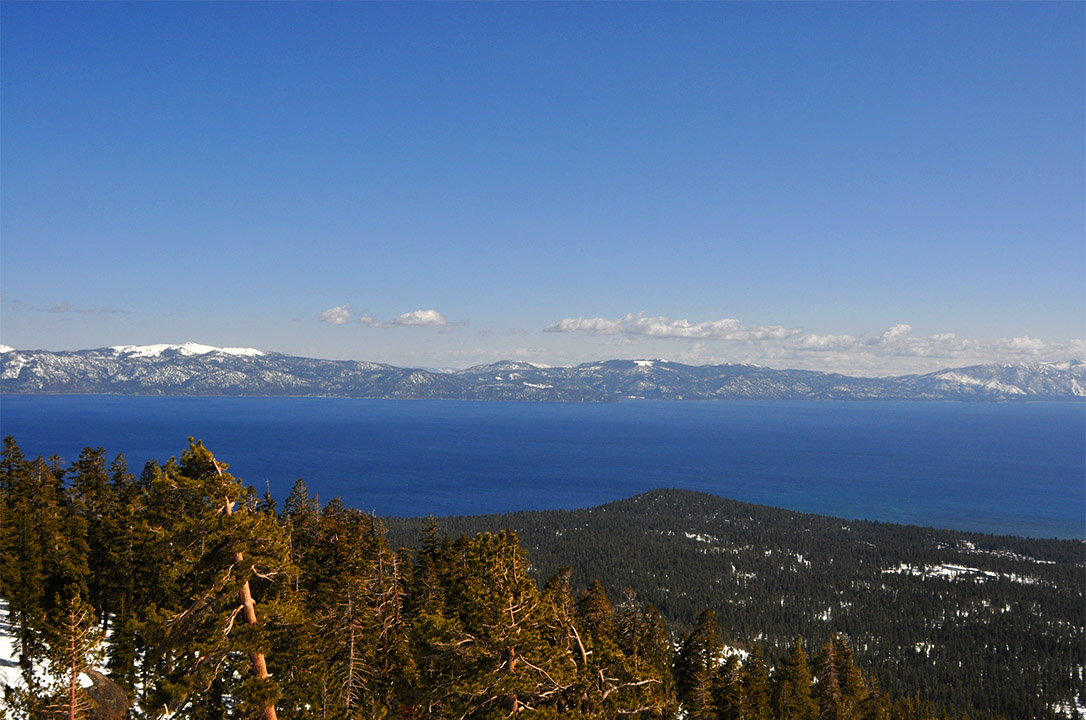
#> input picture Week6_220962105/mountain_left.png, 1086 x 720 px
$ python Q4.py
#> lines starting #> are read from the running program, lines starting #| are printed output that depends on the picture
#Image Stitching
import cv2
import numpy as np
import random

def solution(left_img, right_img):
    key_points1, descriptor1, key_points2, descriptor2 = get_keypoint(left_img, right_img)
    good_matches = match_keypoint(key_points1, key_points2, descriptor1, descriptor2)
    final_H = ransac(good_matches)

    # Prepare the points for the transformation
    rows1, cols1 = right_img.shape[:2]
    rows2, cols2 = left_img.shape[:2]

    points1 = np.float32([[0, 0], [0, rows1], [cols1, rows1], [cols1, 0]]).reshape(-1, 1, 2)
    points2 = np.float32([[0, 0], [0, rows2], [cols2, rows2], [cols2, 0]]).reshape(-1, 1, 2)

    # Transform points2 using the homography
    points2_transformed = cv2.perspectiveTransform(points2, final_H)
    list_of_points = np.concatenate((points1, points2_transformed), axis=0)

    [x_min, y_min] = np.int32(list_of_points.min(axis=0).ravel() - 0.5)
    [x_max, y_max] = np.int32(list_of_points.max(axis=0).ravel() + 0.5)

    # Translation matrix to shift the image
    H_translation = np.array([[1, 0, -x_min], [0, 1, -y_min], [0, 0, 1]]).dot(final_H)

    # Warp the left image
    output_img = cv2.warpPerspective(left_img, H_translation, (x_max - x_min, y_max - y_min))
    output_img[(-y_min):rows1 + (-y_min), (-x_min):cols1 + (-x_min)] = right_img
    return output_img

def get_keypoint(left_img, right_img):
    l_img = cv2.cvtColor(left_img, cv2.COLOR_BGR2GRAY)
    r_img = cv2.cvtColor(right_img, cv2.COLOR_BGR2GRAY)

    # Create SIFT detector
    sift = cv2.SIFT_create()

    # Detect keypoints and descriptors
    key_points1, descriptor1 = sift.detectAndCompute(l_img, None)
    key_points2, descriptor2 = sift.detectAndCompute(r_img, None)

    return key_points1, descriptor1, key_points2, descriptor2

def match_keypoint(key_points1, key_points2, descriptor1, descriptor2):
    # k-Nearest neighbours between each descriptor
    bf = cv2.BFMatcher(cv2.NORM_L2, crossCheck=False)
    matches = bf.knnMatch(descriptor1, descriptor2, k=2)

    # Ratio test to get good matches
    good_matches = []
    for m, n in matches:
        if m.distance < 0.75 * n.distance:
            left_pt = key_points1[m.queryIdx].pt
            right_pt = key_points2[m.trainIdx].pt
            good_matches.append([left_pt[0], left_pt[1], right_pt[0], right_pt[1]])
    return good_matches

def homography(points):
    A = []
    for pt in points:
        x, y = pt[0], pt[1]
        X, Y = pt[2], pt[3]
        A.append([x, y, 1, 0, 0, 0, -X * x, -X * y, -X])
        A.append([0, 0, 0, x, y, 1, -Y * x, -Y * y, -Y])

    A = np.array(A)
    _, _, vh = np.linalg.svd(A)
    H = (vh[-1, :].reshape(3, 3))
    return H / H[2, 2]

def ransac(good_pts):
    best_inliers = []
    final_H = None
    t = 5  # Distance threshold

    for _ in range(5000):
        random_pts = random.sample(good_pts, 4)
        H = homography(random_pts)

        inliers = []
        for pt in good_pts:
            p = np.array([pt[0], pt[1], 1]).reshape(3, 1)
            p_1 = np.array([pt[2], pt[3], 1]).reshape(3, 1)
            Hp = np.dot(H, p)
            Hp /= Hp[2]
            dist = np.linalg.norm(p_1 - Hp)

            if dist < t:
                inliers.append(pt)

        if len(inliers) > len(best_inliers):
            best_inliers, final_H = inliers, H

    return final_H

if __name__ == "__main__":
    left_img = cv2.imread('mountain_left.png')
#> left_img is the input picture: shape (720, 1086, 3); mean B, G, R 136.9, 107.8, 86.4
    right_img = cv2.imread('mountain_center.png')
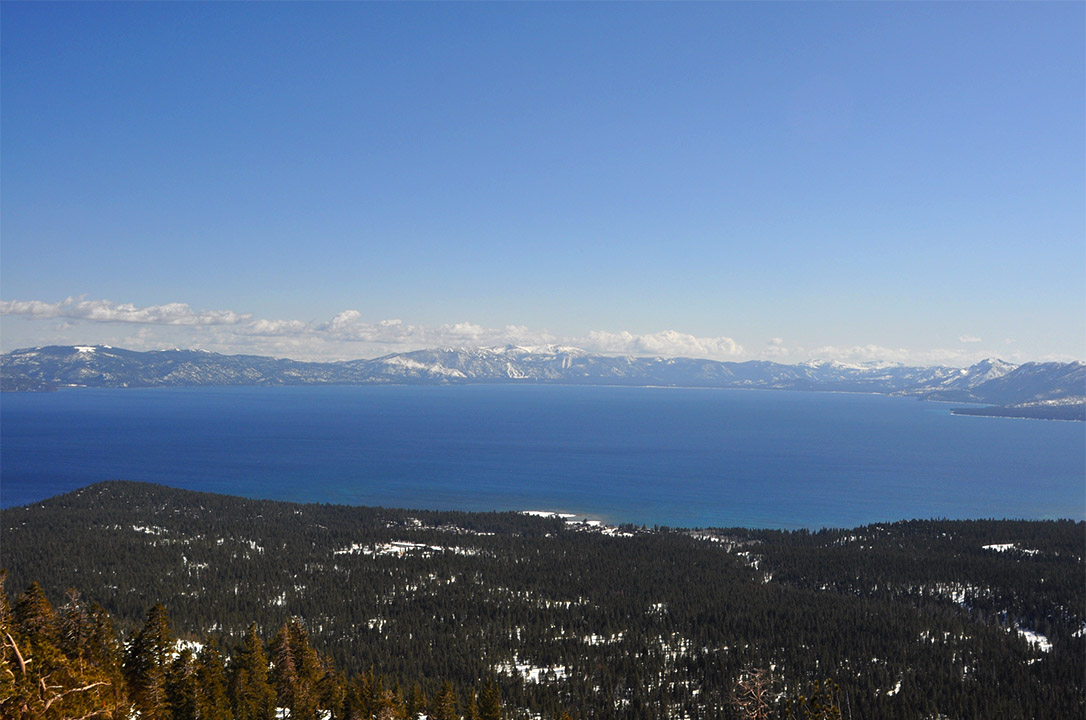
#> input picture Week6_220962105/mountain_center.png, 1086 x 720 px
#> right_img is the input picture: shape (720, 1086, 3); mean B, G, R 149.1, 118.4, 95.3
    result_img = solution(left_img, right_img)
#> in get_keypoint, `l_img = cv2.cvtColor(left_img, cv2.COLOR_BGR2GRAY)`:
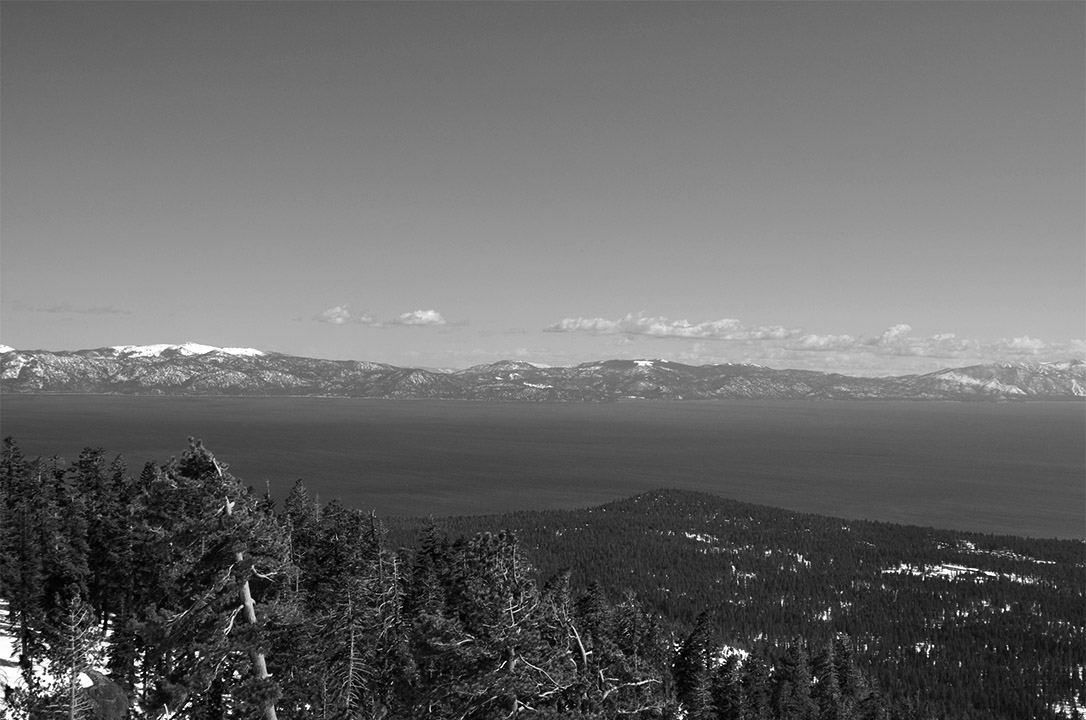
#> l_img: shape (720, 1086); min 0, max 255, mean 104.7
#> in get_keypoint, `r_img = cv2.cvtColor(right_img, cv2.COLOR_BGR2GRAY)`:
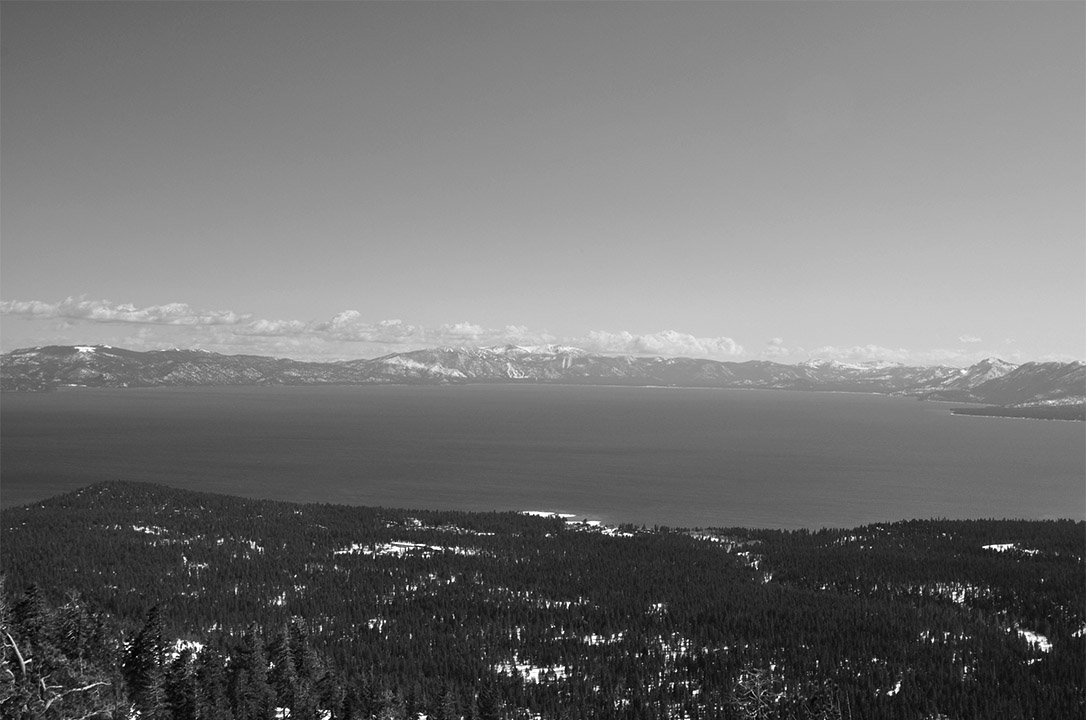
#> r_img: shape (720, 1086); min 0, max 255, mean 115
#> in get_keypoint, `key_points1, descriptor1 = sift.detectAndCompute(l_img, None)`: key_points1 = 2863 keypoints; strongest (x, y, size): (102, 621, 2.1), (223, 680, 2), (1003, 610, 1.9), (686, 712, 1.9)
#> in get_keypoint, `key_points2, descriptor2 = sift.detectAndCompute(r_img, None)`: key_points2 = 1309 keypoints; strongest (x, y, size): (1008, 630, 2), (138, 712, 2.1), (620, 634, 2.2), (933, 640, 2.1)
#> in match_keypoint, `matches = bf.knnMatch(descriptor1, descriptor2, k=2)`: matches = 2863 matches
#> the loop in match_keypoint, `for m, n in matches:` made 2863 passes
#> (left_pt, right_pt) on passes 345, 596, 827, 988, 1855, 2141, 2146, 2153, 2155, 2156, 2160, 2166: ((63.08, 627.2), (144.7, 650.8)), ((117.4, 477.3), (165.7, 700.6)), ((170.5, 634.4), (569.8, 525.3)), ((202.7, 471.8), (185.6, 545.7)), ((467.1, 643.5), (13.78, 659.1)), ((568.8, 651.6), (4.95, 662.1)), ((569.7, 648.9), (5.88, 659.3)), ((574.1, 634.1), (10.55, 642.6)), ((576.1, 640), (12.95, 648.7)), ((576.4, 649.7), (13.78, 659.1)), ((577.6, 636.9), (14.6, 645.2)), ((578.3, 686.7), (16.85, 699))
#> left_pt on pass 2226: (600.2, 638.1)
#> after the loop in match_keypoint, `for m, n in matches:`: good_matches = 363 items, first 6: [63.08, 627.2, 144.7, 650.8], [117.4, 477.3, 165.7, 700.6], [170.5, 634.4, 569.8, 525.3], [202.7, 471.8, 185.6, 545.7], [467.1, 643.5, 13.78, 659.1], [568.8, 651.6, 4.95, 662.1]
#> after the loop in ransac, `for _ in range(5000):`: best_inliers = 355 items, first 6: [568.8, 651.6, 4.95, 662.1], [569.7, 648.9, 5.88, 659.3], [574.1, 634.1, 10.55, 642.6], [576.1, 640, 12.95, 648.7], [576.4, 649.7, 13.78, 659.1], [577.6, 636.9, 14.6, 645.2]
#> in solution, `final_H = ransac(good_matches)`: final_H = [[1.42, 0.0183, -815.4], [0.134, 1.31, -127.6], [0.000394, -9.49e-06, 1]]
#> in solution, `points2_transformed = cv2.perspectiveTransform(points2, final_H)`: points2_transformed = [[-815.4, -127.6], [-807.7, 823.6], [523.3, 678.5], [511.6, 12.93]]
#> in solution, `list_of_points = np.concatenate((points1, points2_transformed), axis=0)`: list_of_points = [[0, 0], [0, 720], [1086, 720], [1086, 0], [-815.4, -127.6], [-807.7, 823.6], [523.3, 678.5], [511.6, 12.93]]
#> in solution, `[x_min, y_min] = np.int32(list_of_points.min(axis=0).ravel() - 0.5)`: x_min = -815; y_min = -128
#> in solution, `[x_max, y_max] = np.int32(list_of_points.max(axis=0).ravel() + 0.5)`: x_max = 1086; y_max = 824
#> in solution, `H_translation = np.array([[1, 0, -x_min], [0, 1, -y_min], [0, 0, 1]])...`: H_translation = [[1.74, 0.0105, -0.372], [0.185, 1.31, 0.446], [0.000394, -9.49e-06, 1]]
#> in solution, `output_img = cv2.warpPerspective(left_img, H_translation, (x_max - x_m..`:
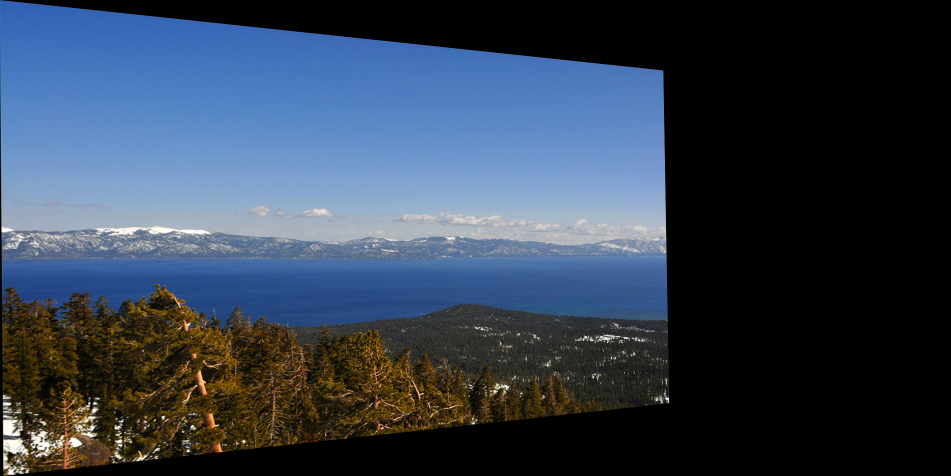
#> output_img: shape (952, 1901, 3) (shown at 1/2 size); mean B, G, R 79.9, 63.3, 51
#> in solution, `output_img[(-y_min):rows1 + (-y_min), (-x_min):cols1 + (-x_min)] = rig..`:
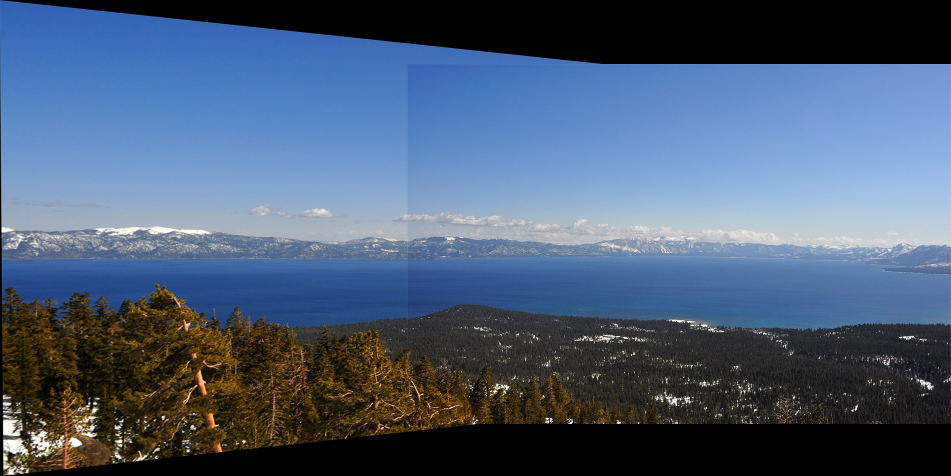
#> output_img: shape (952, 1901, 3) (shown at 1/2 size); mean B, G, R 115.9, 92.1, 74.3
    cv2.imshow("left Image",left_img)
    cv2.imshow("right Image",right_img)
    cv2.imshow("Stitched Image",result_img)
    cv2.imwrite("stitched_img.png",result_img)
    cv2.waitKey(0)
    cv2.destroyAllWindows()
